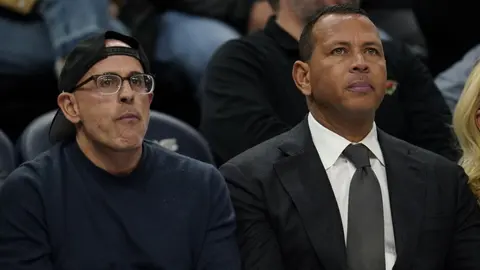
#> input picture assets/news/2023-03-02-7f048b.webp, 480 x 270 px
$ python avatar.py ../assets/news/2023-03-02-7f048b.webp ../assets/news/2023-05-11-b21777.webp ../assets/news/2023-05-11-b21777.webp
#> lines starting #> are read from the running program, lines starting #| are printed output that depends on the picture
import sys, io, json, base64, hashlib, subprocess, urllib.request
from PIL import Image
BASE='https://uuvevybaeiscpmprfpgw.supabase.co'
ANON='eyJhbGciOiJIUzI1NiIsInR5cCI6IkpXVCJ9.eyJpc3MiOiJzdXBhYmFzZSIsInJlZiI6InV1dmV2eWJhZWlzY3BtcHJmcGd3Iiwicm9sZSI6ImFub24iLCJpYXQiOjE3OTA2NDY4NTUsImV4cCI6MjEwNjIyMjg1NX0.wz5-cd-olMCxroCiDGp_SKD1JwOzQkfdO1g_9DWf-ic'
BG=(220,218,242)  # pale lavender, matches the Mbappe reference
def load(src):
#> called with src = '../assets/news/2023-03-02-7f048b.webp'
    if src.startswith('http'):
        req=urllib.request.Request(src,headers={'User-Agent':'Mozilla/5.0'})
        return Image.open(io.BytesIO(urllib.request.urlopen(req,timeout=30).read()))
    return Image.open(src)
#> returned value is the input picture: PIL image 480x270 RGB; mean R, G, B 45.3, 43.5, 43.4
def process(im, size=512, zoom=1.0):
#> called with size = 512, zoom = 1
    im=im.convert('RGBA')
    if im.getchannel('A').getextrema()[0] < 250:   # cutout with transparency -> studio background
        bg=Image.new('RGBA',im.size,BG+(255,)); bg.alpha_composite(im); im=bg
    im=im.convert('RGB'); w,h=im.size
#> after `w, h = im.size`: w = 480; h = 270
    if h>1.2*w:                                      # tall full-torso portrait -> head-and-shoulders
        cw=int(w*0.78); x0=(w-cw)//2; im=im.crop((x0,0,x0+cw,cw)); w,h=im.size
    s=min(w,h)
#> s = 270
    if zoom<1: s=int(s*zoom)
    im=im.crop(((w-s)//2,0,(w-s)//2+s,s))           # square, keep top (heads)
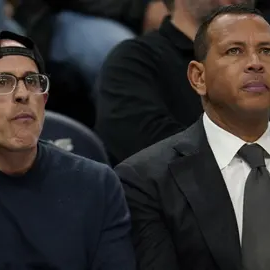
#> im: PIL image 270x270 RGB; mean R, G, B 51, 47.3, 46.7
    return im.resize((size,size),Image.LANCZOS)
#> returned value: PIL image 512x512 RGB
def upload(im, slug):
    buf=io.BytesIO(); im.save(buf,'WEBP',quality=88); data=buf.getvalue()
    body=json.dumps({'path':slug+'.webp','contentType':'image/webp','b64':base64.b64encode(data).decode(),'sha256':hashlib.sha256(data).hexdigest()}).encode()
    req=urllib.request.Request(BASE+'/functions/v1/store-avatar',data=body,headers={'Authorization':'Bearer '+ANON,'apikey':ANON,'Content-Type':'application/json'})
    r=json.loads(urllib.request.urlopen(req,timeout=60).read()); assert r.get('ok'),r
    return f'{BASE}/storage/v1/object/public/talent-avatars/{slug}.webp', len(data)
if __name__=='__main__':
    src,slug=sys.argv[1:3]
    im=process(load(src)); im.save(f'out_{slug}.png')
    print(*upload(im,slug) if len(sys.argv)>3 and sys.argv[3]=='up' else ('dry',))
#| dry

$ run again, on assets/news/2023-07-21-14aef5.webp
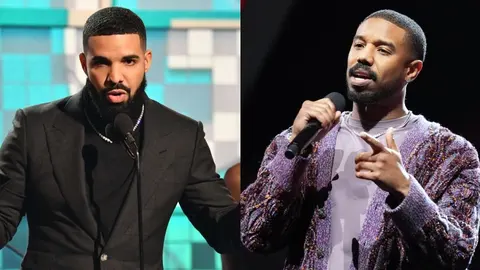
#> input picture assets/news/2023-07-21-14aef5.webp, 480 x 270 px
#> in load, returned value is the input picture: PIL image 480x270 RGB; mean R, G, B 78.4, 82.5, 83.5
#> in process, `im=im.crop(((w-s)//2,0,(w-s)//2+s,s))`:
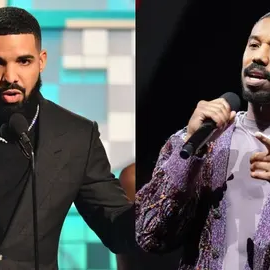
#> im: PIL image 270x270 RGB; mean R, G, B 84.1, 85.2, 85.6
#> in process, `return im.resize((size,size),Image.LANCZOS)`:
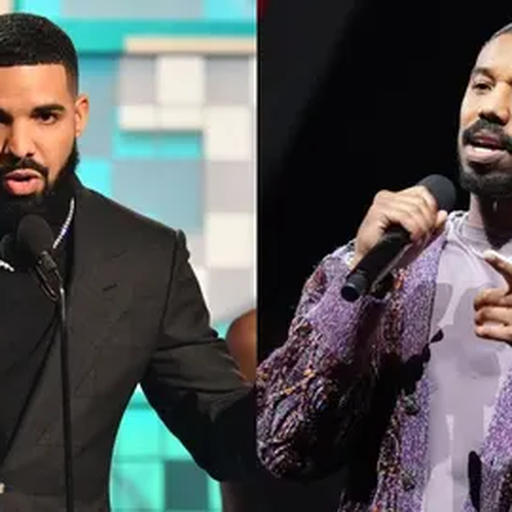
#> returned value: PIL image 512x512 RGB; mean R, G, B 84.1, 85.3, 85.6
#| dry

$ run again, on assets/news/2023-10-20-51423d.webp
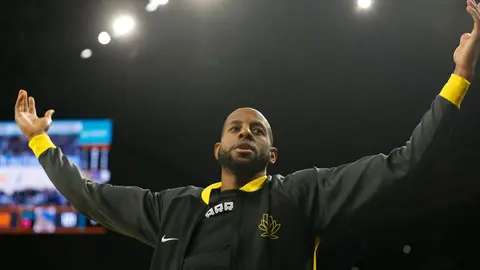
#> input picture assets/news/2023-10-20-51423d.webp, 480 x 270 px
#> in load, returned value is the input picture: PIL image 480x270 RGB; mean R, G, B 54.1, 56, 50.8
#> in process, `im=im.crop(((w-s)//2,0,(w-s)//2+s,s))`:
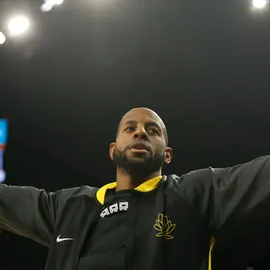
#> im: PIL image 270x270 RGB; mean R, G, B 54, 56.1, 48.7
#| dry
